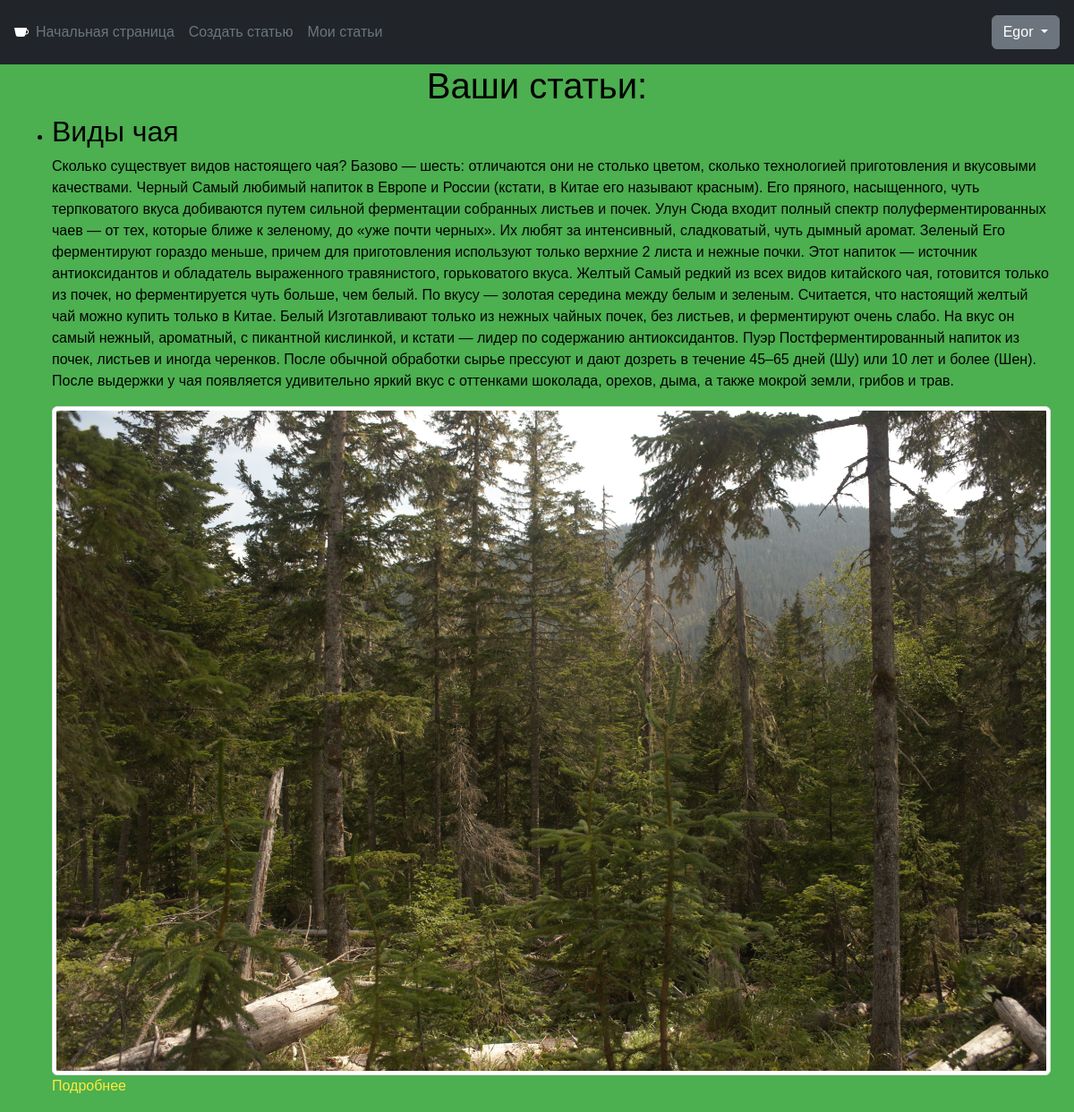
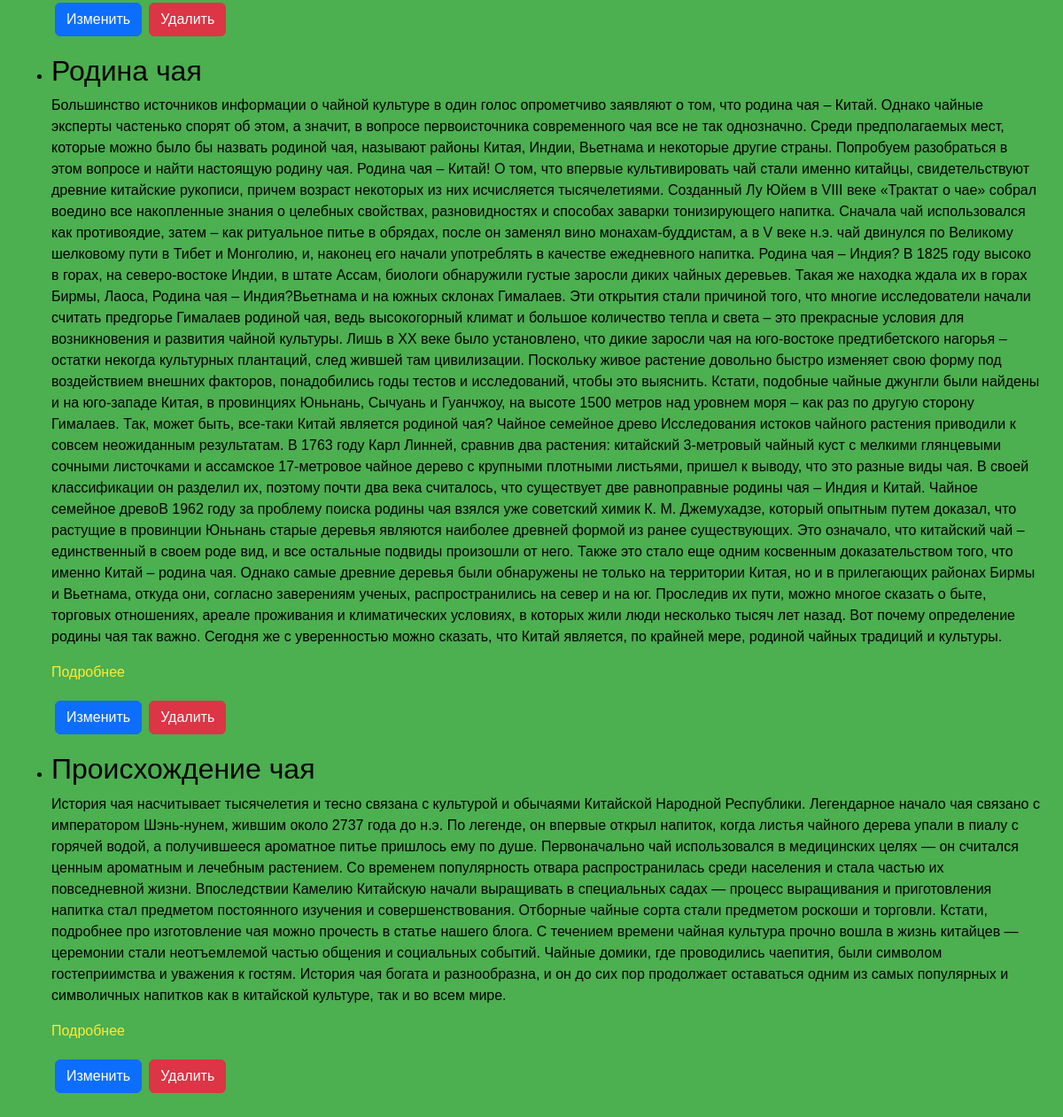
The app's page /my (signed in) with its own data (2 pictures, top to bottom).
### user/models.py (models this page shows, shortened)
class MyUser(AbstractUser):
    avatar = models.ImageField(
        upload_to=avatar_image_path,
        null=True,
        blank=True,
        verbose_name="Аватарка",
    )
    detail = models.TextField(
        null=True,
        max_length=550,
        verbose_name='детали',
        help_text='расскажите о себе детальнее',
    )
    class Meta:
        verbose_name = 'пользователь'
        verbose_name_plural = 'пользователи'
        default_related_name = 'user'
    '''def get_avatar_300x300(self):
        if self.avatar:
            return get_thumbnail(
                self.avatar, '300x300', crop='center', quality=65
            )
        return {'url': static('img/avatar_default.jpg')}'''

### mem/models.py (models this page shows, shortened)
class Article(models.Model):
    title = models.CharField(max_length=200, verbose_name='Заголовок')
    content = models.TextField(verbose_name='Содержание', null=False)
    image = models.ImageField(
        upload_to="home_images/",
        null=True,
        blank=True,
        verbose_name="Картинка",
    )
    author = models.ForeignKey(MyUser, null=True, on_delete=models.SET_NULL)
    class Meta:
        verbose_name = 'Статья'
        verbose_name_plural = 'Статьи'

### mem/views.py (the view)
# urls.py: path("my", MyArticles.as_view(), name="my"),
class MyArticles(LoginRequiredMixin, TemplateView):
    template_name = "mem/my.html"
    def get(self, request, *args, **kwargs):
        posts = models.Article.objects.filter(author=request.user.pk).all()
        context = self.get_context_data()
        context.update(posts=posts, **kwargs)
        return self.render_to_response(context)

### templates/mem/my.html (shortened to what this page needs)
{% include 'base.html' %}
<body>
{% block content %}
  <h1 align="center">Ваши статьи:</h1>
  <ul>
    {% if posts %}
        {% for post in posts %}
            <div class="container">
            <li>
                <h2>{{ post.title }}</h2>
                <p>{{ post.content }}</p>
                {% if post.image %}
                    <img src="{{ post.image.url }}" class="img-thumbnail mw-30">
                {% endif %}
                <p><a href="{% url 'mem:detail' post.id %}">Подробнее</a></p>
                <div class="d-flex align-items-center justify-content-left">
                    <p><a class="btn btn-primary m-1" href="{% url 'mem:edit' post.id %}" role="button">Изменить</a></p>
                    <form method="POST" action="{% url 'mem:delete' post.id %}">
                        {% csrf_token %}<input class="btn btn-danger m-1" type="submit" value="Удалить">
                     </form>
                </div>
            </li>
            </div>
        {% endfor %}
    {% else %}
        <h2 align="center">Вы пока не написали ничего. Может, попробуете?</h2>
        <div class="d-flex align-items-center justify-content-center">
            <p><a class="btn btn-primary m-1" href="{% url 'mem:create'%}">Создать статью</a></p>
        </div>
    {% endif %}
    </ul>
{% endblock %}
</body>

### templates/base.html (shortened to what this page needs)
{% load static %}
<!DOCTYPE html>
<html lang="ru-RU">
<head>
    <link href="https://cdn.jsdelivr.net/npm/bootstrap@5.3.3/dist/css/bootstrap.min.css" rel="stylesheet">
    <link rel="stylesheet" type="text/css" href="{% static "css/styles.css" %}">
</head>
<body>
    <header class="p-3 bg-dark text-white">
        <div class="d-flex flex-wrap align-items-center justify-content-center justify-content-lg-start">
            <a href="/" class="d-flex align-items-center mb-2 mb-lg-0 text-white text-decoration-none">
            </a>
              <ul class="nav col-10 col-lg-auto me-lg-auto mb-2 justify-content-center mb-md-0">
                <li><a href="/" class="nav-link px-2 text-secondary">Начальная страница</a></li>
                {% if request.user.is_authenticated %}
                  <li><a href="{% url 'mem:create' %}" class="nav-link px-2 text-secondary">Создать статью</a></li>
                  <li><a href="{% url 'mem:my' %}" class="nav-link px-2 text-secondary">Мои статьи</a></li>
                {% endif %}
              </ul>
              {% if not request.user.is_authenticated %}
                <div class="text-end">
                  <a href="{% url 'user:login' %}" class="btn btn-outline-light me-2">Вход</a>
                  <a href="{% url 'user:signup' %}" class="btn btn-success">Регистрация</a>
                </div>
              {% else %}
                 <div class="text-end dropdown">
                    <button class="btn btn-secondary dropdown-toggle" type="button" id="dropdownMenuButton" data-bs-toggle="dropdown" aria-haspopup="true" aria-expanded="false">
                      {{ user.username }}
                    </button>
                 </div>
              {% endif %}
        </div>
    </header>
</body>
</html>

### static/css/styles.css (style rules this page uses)
body { background-color: #4CAF50; color: black; font-family: Arial, sans-serif; }
h1, h2, h3, h4, h5, h6 { color: black; }
a { color: #ffeb3b; text-decoration: none; }
button { background-color: #388E3C; color: white; border: none; padding: 10px 20px; cursor: pointer; }

### records on screen
MyUser: username "Egor"
Article: title "Виды чая", content "Сколько существует видов настоящего чая? Базово — шесть: отличаются они не столько цветом, сколько технологией приготовления и вкусовыми качествами. Черный Самый любимый напиток в Европе и России (кстати, в Китае его называют красным). Его пряного, насыщенного, чуть терпковатого вкуса добиваются путем сильной ферментации собранных листьев и почек. Улун Сюда входит полный спектр полуферментированных чаев — от тех, которые ближе к зеленому, до «уже почти черных». Их любят за интенсивный, сладковатый, чуть дымный аромат. Зеленый Его ферментируют гораздо меньше, причем для приготовления используют только верхние 2 листа и нежные почки. Этот напиток — источник антиоксидантов и обладатель…", image (picture)
Article: title "Родина чая", content "Большинство источников информации о чайной культуре в один голос опрометчиво заявляют о том, что родина чая – Китай. Однако чайные эксперты частенько спорят об этом, а значит, в вопросе первоисточника современного чая все не так однозначно. Среди предполагаемых мест, которые можно было бы назвать родиной чая, называют районы Китая, Индии, Вьетнама и некоторые другие страны. Попробуем разобраться в этом вопросе и найти настоящую родину чая. Родина чая – Китай! О том, что впервые культивировать чай стали именно китайцы, свидетельствуют древние китайские рукописи, причем возраст некоторых из них исчисляется тысячелетиями. Созданный Лу Юйем в VIII веке «Трактат о чае» собрал воедино все…"
Article: title "Происхождение чая", content "История чая насчитывает тысячелетия и тесно связана с культурой и обычаями Китайской Народной Республики. Легендарное начало чая связано с императором Шэнь-нунем, жившим около 2737 года до н.э. По легенде, он впервые открыл напиток, когда листья чайного дерева упали в пиалу с горячей водой, а получившееся ароматное питье пришлось ему по душе. Первоначально чай использовался в медицинских целях — он считался ценным ароматным и лечебным растением. Со временем популярность отвара распространилась среди населения и стала частью их повседневной жизни. Впоследствии Камелию Китайскую начали выращивать в специальных садах — процесс выращивания и приготовления напитка стал предметом постоянного…"
